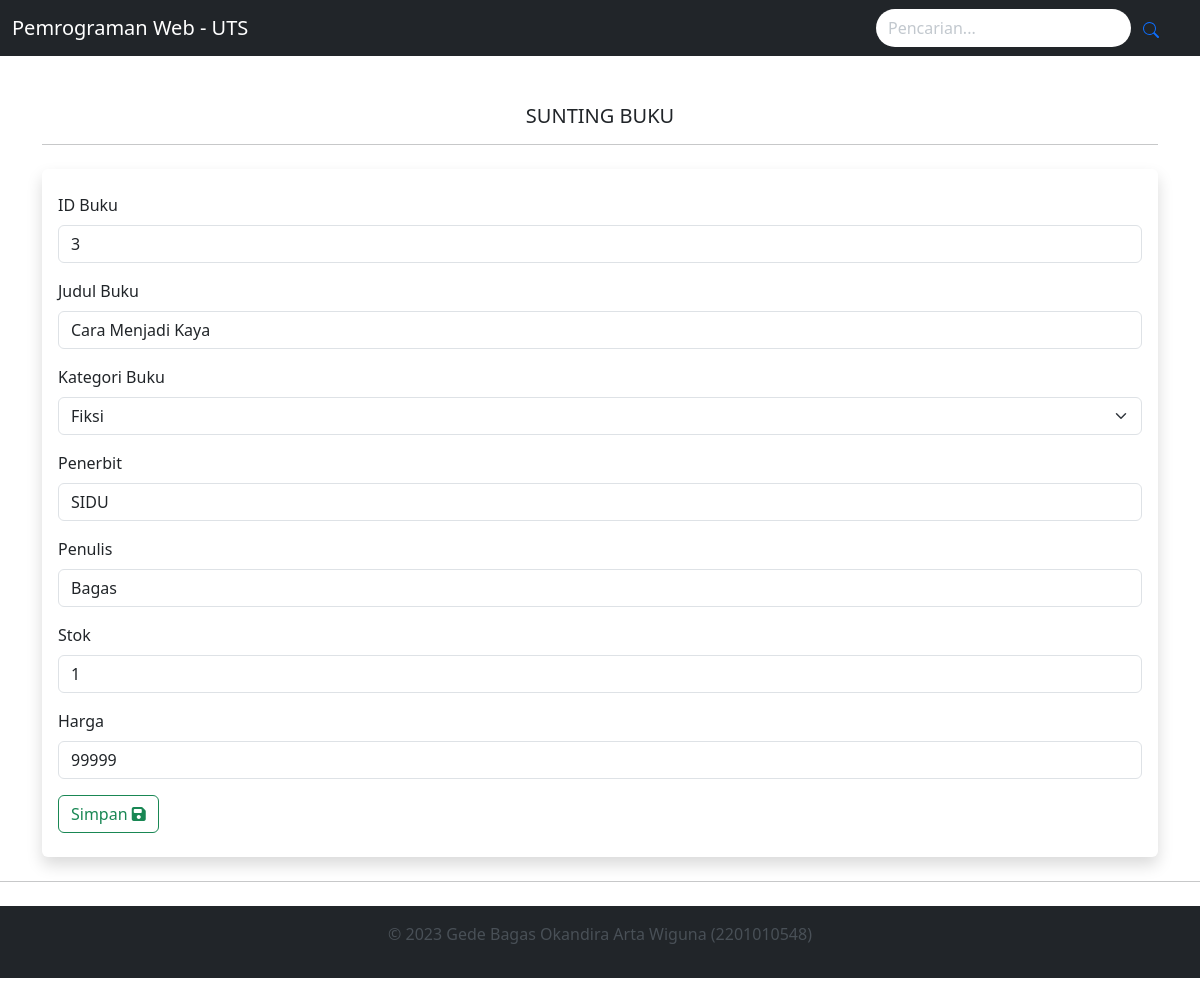
The page /update.php?id=3 on the database its author committed.
### tables this page shows
CREATE TABLE `tb_buku_2201010548` (
  `ID_buku_2201010548` char(10) NOT NULL,
  `Judul_buku_2201010548` varchar(100) DEFAULT NULL,
  `Kategori_buku_2201010548` varchar(50) DEFAULT NULL,
  `Penerbit_2201010548` varchar(100) DEFAULT NULL,
  `Penulis_2201010548` varchar(100) DEFAULT NULL,
  `Stok_2201010548` int(11) DEFAULT NULL,
  `Harga_2201010548` int(11) DEFAULT NULL
);

### update.php (the view, shortened to what this page needs)
<?php
require_once('koneksi.php');
if (isset($_GET['id'])) {
  $id_buku = mysqli_real_escape_string($mysqli, $_GET['id']);
  $sql = "SELECT * FROM tb_buku_2201010548 WHERE ID_buku_2201010548 = '$id_buku'";
  $result = mysqli_query($mysqli, $sql);
  if (mysqli_num_rows($result) > 0) {
    $data = mysqli_fetch_assoc($result);
  } else {
    echo "Data tidak ditemukan.";
    $data = [];
  }
}
?>
<?php
  require_once('header.php');
?>
<div class="container">
  <h5 class="text-center mt-5">SUNTING BUKU</h5>
  <hr>
  <form class="shadow rounded py-4 px-3 my-4" action="update.php" method="POST">
    <div class="mb-3">
      <label for="id_buku" class="form-label">ID Buku</label>
      <input required readonly type="text" class="form-control" id="id_buku" name="id_buku" value="<?= $data['ID_buku_2201010548'] ?>">
    </div>
    <div class="mb-3">
      <label for="judul_buku" class="form-label">Judul Buku</label>
      <input required type="text" class="form-control" id="judul_buku" name="judul_buku" value="<?= $data['Judul_buku_2201010548'] ?>">
    </div>
    <div class="mb-3">
      <label for="kategori_buku" class="form-label">Kategori Buku</label>
      <select class="form-select" id="kategori_buku" name="kategori_buku">
        <option value="Fiksi" <?php if ($data['Kategori_buku_2201010548'] == 'Fiksi') { echo 'selected'; } ?>>Fiksi</option>
      </select>
    </div>
    <div class="mb-3">
      <label for="penerbit" class="form-label">Penerbit</label>
      <input required type="text" class="form-control" id="penerbit" name="penerbit" value="<?= $data['Penerbit_2201010548'] ?>">
    </div>
    <div class="mb-3">
      <label for="penulis" class="form-label">Penulis</label>
      <input required type="text" class="form-control" id="penulis" name="penulis" value="<?= $data['Penulis_2201010548'] ?>">
    </div>
    <div class="mb-3">
      <label for="stok" class="form-label">Stok</label>
      <input required type="number" class="form-control" id="stok" name="stok" value="<?= $data['Stok_2201010548'] ?>">
    </div>
    <div class="mb-3">
      <label for="harga" class="form-label">Harga</label>
      <input required type="number" class="form-control" id="harga" name="harga" value="<?= $data['Harga_2201010548'] ?>">
    </div>
    <button type="submit" class="btn btn-outline-success">
        Simpan
        <i class="fa-solid fa-floppy-disk"></i>
    </button>
  </form>
</div>
<?php
  require_once('footer.php');
?>

### rows shown on the page
tb_buku_2201010548: id_buku "3", judul_buku "Cara Menjadi Kaya", kategori_buku "Fiksi", penerbit "SIDU", penulis "Bagas", stok "1", harga "99999"
